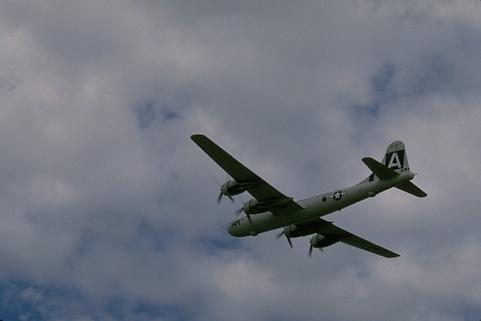
#> input picture HW4/3096_colorPlane.jpg, 481 x 321 px
$ jupyter execute USML_HW4.ipynb
#> lines starting #> are read from the running program, lines starting #| are printed output that depends on the picture
[cell 1]
import numpy as np
import matplotlib.image as mpimg
import matplotlib.pyplot as plt
import pandas as pd
import PIL
from sklearn.decomposition import PCA
import seaborn as sns
from sklearn.manifold import TSNE
import cv2
from sklearn.preprocessing import StandardScaler
from sklearn.preprocessing import MinMaxScaler
from sklearn.cluster import KMeans
from sklearn.mixture import GaussianMixture
from sklearn.metrics import silhouette_score
from sklearn.metrics import calinski_harabasz_score as CH
from sklearn.cluster import AgglomerativeClustering as AC

[cell 2]
# Reading image of plane
plane_img = mpimg.imread('3096_colorPlane.jpg')
#> plane_img is the input picture: shape (321, 481, 3); mean R, G, B 114, 118.3, 129.3
plane_img = plane_img.astype(np.uint8)
plt.imshow(plane_img)

[cell 3]
# Splitting red, blue, green values of the image
b,g,r = cv2.split(plane_img)
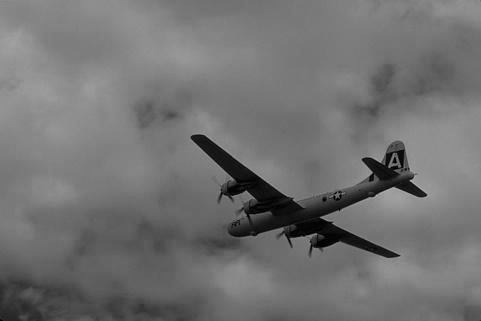
#> b: shape (321, 481); min 0, max 184, mean 114
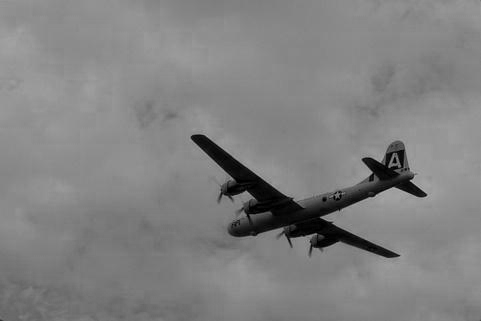
#> r: shape (321, 481); min 0, max 179, mean 129.3
blue = np.asarray(b).reshape(154401,)
green = np.asarray(g).reshape(154401,)
red = np.asarray(r).reshape(154401,)

horizontal = list()
vertical = list()
for i in range(plane_img.shape[0]):
    for j in range(plane_img.shape[1]):
        horizontal.append(i)
        vertical.append(j)
x=np.asarray(horizontal).reshape(154401,)
y=np.asarray(vertical).reshape(154401,)

[cell 4]
# Final 5 dimensional feature vector with horizontal co-ordinate of pixel, vertical co-ordinate, Red, Blue and Green values
plane_5d=pd.DataFrame([])
plane_5d["x"]= x
plane_5d["y"]= y
plane_5d["R"] = red
plane_5d["G"] = green
plane_5d["B"] = blue
plane_5d.head()
plane_5d.tail()

[cell 5]
#Normalizing
scaler = MinMaxScaler()
plane_normal_df=pd.DataFrame(scaler.fit_transform(plane_5d))
plane_normal_df.columns=plane_5d.columns

[cell 6]
#PCA
plane_pca = PCA(n_components=5)
pca_ = plane_pca.fit_transform(plane_normal_df)
plane_pca.explained_variance_ratio_

[cell 7]
#Visualising the variance represented by the principal components
PC_df = pd.DataFrame({'var':plane_pca.explained_variance_ratio_,'principle_components':['PC1','PC2','PC3','PC4','PC5']})
sns.barplot(x='principle_components',y="var", data=PC_df, color="c")

pca_df = pd.DataFrame(data = pca_,columns = ['PC1', 'PC2','PC3','PC4','PC5'])
pca_df.head()
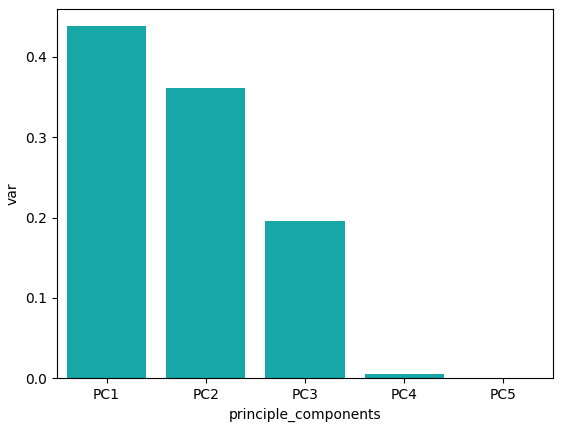
#> figure drawn by matplotlib, 1 panel; tallest bar 0.438 high, from x = -0.4 to 0.4

[cell 8]
# PCA-based representations of the feature vectors in PC1 and PC2 since they have high explained variance ratio
sns.lmplot( x="PC1", y="PC2", data=pca_df, legend='full', palette="Set1", fit_reg=False,)
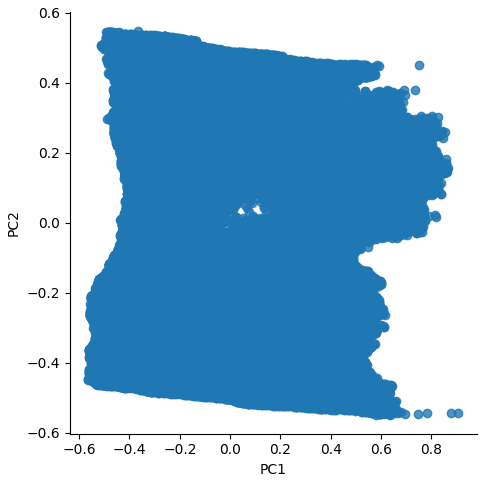
#> figure drawn by matplotlib, 1 panel

[cell 9]
#PCA for bird
bird_img = mpimg.imread('42049_colorBird.jpg')
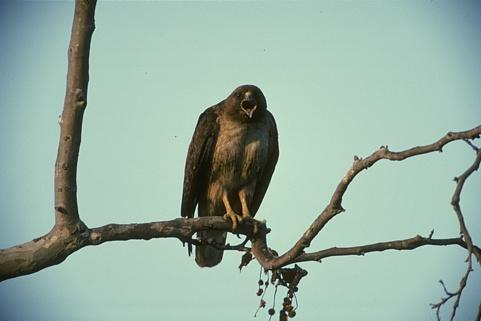
#> input picture HW4/42049_colorBird.jpg, 481 x 321 px
#> bird_img is the input picture: shape (321, 481, 3); mean R, G, B 151.2, 175.1, 163.2
bird_img = bird_img.astype(np.uint8)
plt.imshow(bird_img)

[cell 10]
# Splitting red, blue, green values of the image
b,g,r = cv2.split(bird_img)
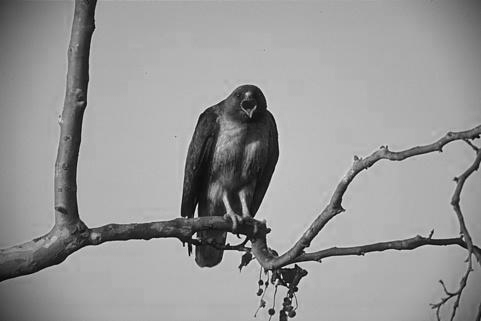
#> b: shape (321, 481); min 0, max 244, mean 151.2
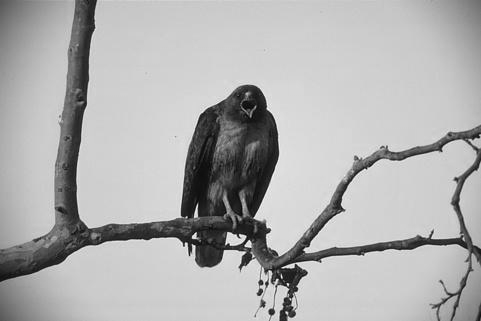
#> g: shape (321, 481); min 0, max 252, mean 175.1
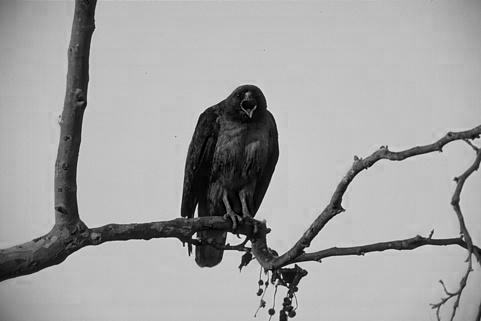
#> r: shape (321, 481); min 0, max 247, mean 163.2
blue = np.asarray(b).reshape(154401,)
green = np.asarray(g).reshape(154401,)
red = np.asarray(r).reshape(154401,)

horizontal = list()
vertical = list()
for i in range(bird_img.shape[0]):
    for j in range(bird_img.shape[1]):
        horizontal.append(i)
        vertical.append(j)
x=np.asarray(horizontal).reshape(154401,)
y=np.asarray(vertical).reshape(154401,)

[cell 11]
# Final 5 dimensional feature vector with horizontal co-ordinate of pixel,␣ 􏰀→vertical co-ordinate, Red, Blue and Green values
bird_5d=pd.DataFrame([])
bird_5d["x"]= x
bird_5d["y"]= y
bird_5d["R"] = red
bird_5d["G"] = green
bird_5d["B"] = blue
bird_5d.head()
bird_5d.tail()

[cell 12]
#Normalizing
scaler = MinMaxScaler()
bird_normal_df=pd.DataFrame(scaler.fit_transform(bird_5d))
bird_normal_df.columns=bird_5d.columns

[cell 13]
#PCA
bird_pca = PCA(n_components=5)
pca_1 = bird_pca.fit_transform(bird_normal_df)
bird_pca.explained_variance_ratio_

[cell 14]
#Visualising the variance represented by the principal components
PC_df_bird = pd.DataFrame({'var':bird_pca.explained_variance_ratio_,'principle_components':['PC1','PC2','PC3','PC4','PC5']})
sns.barplot(x='principle_components',y="var", data=PC_df_bird, color="c")

pca_df_bird = pd.DataFrame(data = pca_1,columns = ['PC1','PC2','PC3','PC4','PC5'])
pca_df_bird.head()
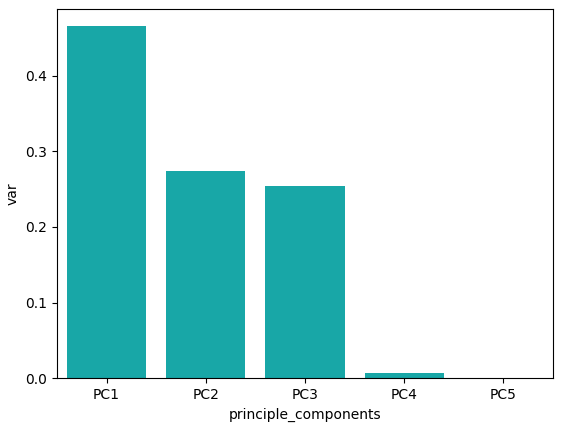
#> figure drawn by matplotlib, 1 panel; tallest bar 0.465 high, from x = -0.4 to 0.4

[cell 15]
# PCA-based representations of the feature vectors in PC1 and PC2 since they␣ 􏰀→have high explained variance ratio
sns.lmplot( x="PC1", y="PC2", data=pca_df_bird, legend='full', palette="Set1", fit_reg=False,)
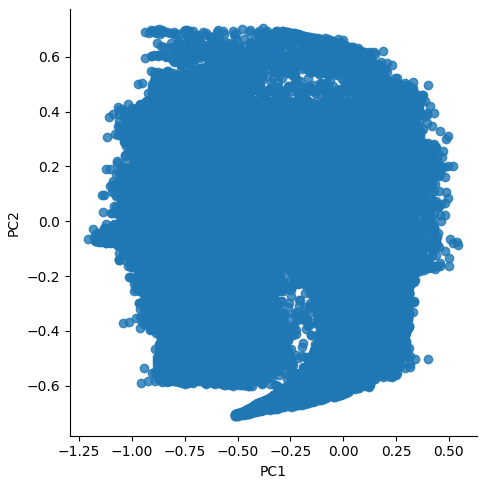
#> figure drawn by matplotlib, 1 panel
